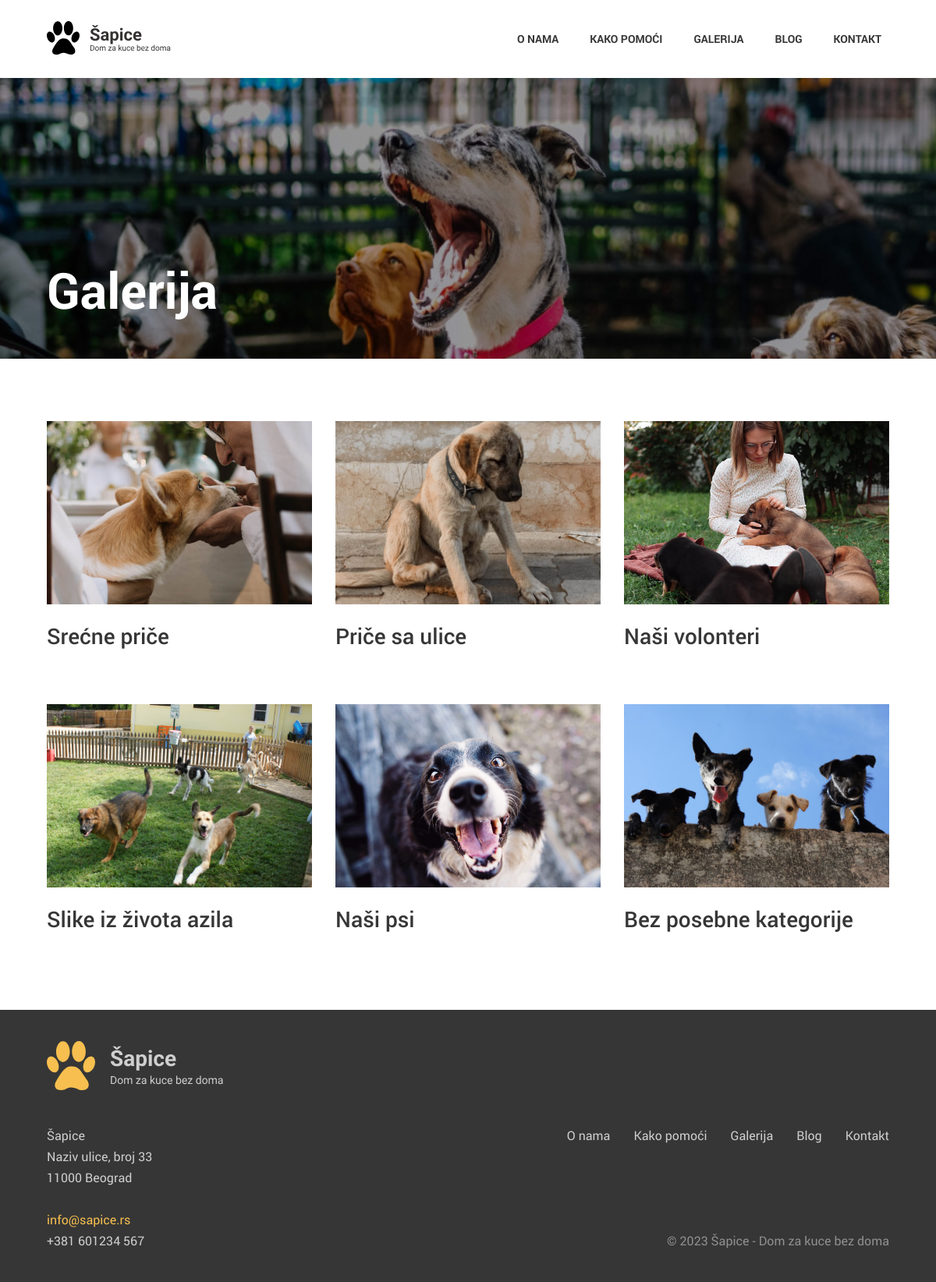
The page /Sapice_site/galerija-index.php on the database its author committed.
### tables this page shows
CREATE TABLE `img_categories` (
  `category_id` int(10) UNSIGNED NOT NULL,
  `name` varchar(50) NOT NULL,
  `img_src` varchar(255) DEFAULT NULL COMMENT 'naslovna slika kategorije',
  `status` int(11) NOT NULL DEFAULT 1 COMMENT '0-obrisan\r\n1-aktivan'
);

### Sapice_site/partials/header-connect.php (called while the page is built, shortened)
<?php
    require_once("../Sapice_admin/classes/class_base.php");
    $db=new Base();
    ?>

### Sapice_admin/classes/class_base.php (called while the page is built, shortened)
<?php
class Base{
    private $db;
    public function connect() {
        $this->db=mysqli_connect("localhost", "root", "", "sapice");
        return $this->db;
    }
    public function query($query) {
        return mysqli_query($this->db, $query);
    }
    public function fetch_object($result){
        return mysqli_fetch_object($result);
    }
}
?>

### Sapice_site/galerija-index.php (the view, shortened to what this page needs)
<?php
    require_once("partials/header-connect.php");
    require_once("partials/header.php");
    $query = "SELECT * FROM img_categories ORDER BY category_id DESC";
    $result=$db->query($query);
    $partial_url="../../Sapice_complete/Sapice_admin/";
    ?>
<section class="page-hero simple internal-bgr-1">
    <div class="wrapper">
        <hgroup>
            <h1>Galerija</h1>
        </hgroup>
    </div>
</section>
<section class="content-section">
    <div class="wrapper">
        <div class="content-columns">
        <?php
            while($row=$db->fetch_object($result)) {
                $category_id=$row->category_id;
                $img_src=$partial_url.$row->img_src;
                echo "<article>";
                    echo "<figure>";
                        echo "<a href='galerija-category.php?id={$category_id}'><img src='{$img_src}' alt='{$row->name}'</a>";
                    echo "</figure>";
                    echo "<h4><a href='galerija-category.php?id={$category_id}'>{$row->name}</a></h4>";
                echo "</article>";
            }
        ?>
        </div>
    </div>
</section>
<?php require_once ("partials/footer.php"); ?>

### Sapice_site/partials/header.php (shortened to what this page needs)
<!DOCTYPE html>
<html lang="en" dir="ltr">
<head>
    <link rel="stylesheet" href="assets/css/main.css" type="text/css"/>
    <link rel="stylesheet" href="assets/css/slick.css" type="text/css"/>
    <link rel="stylesheet" href="assets/css/fancybox.css" type="text/css"/>
</head>
<body>
    <header>
        <div class="wrapper">
            <a href="index.php">
                <img src="pictures/logo.svg" alt="Šapice" class="logo" />
            </a>
            <nav>
                <ul class="main-menu">
                    <li><a href="o-nama.php">O nama</a></li>
                    <li><a href="kako-pomoci.php">Kako pomoći</a>
                    </li>
                    <li><a href="galerija-index.php">Galerija</a></li>
                    <li><a href="blog.php">Blog</a></li>
                    <li><a href="kontakt.php">Kontakt</a></li>
                </ul>
            </nav>
        </div>
    </header>
    <div class="page-outer">

### Sapice_site/partials/footer.php (shortened to what this page needs)
	</div>
	<footer>
		<div class="wrapper">
			<div class="footer-top">
				<img src="pictures/logo-footer.svg" alt="Šapice" />
			</div>
			<div class="footer-bottom">
				<div class="col-left">
					<p><stong>Šapice</stong><br>
					Naziv ulice, broj 33<br>
					11000 Beograd</p>
					<p><a href="mailto:info@sapice.rs">info@sapice.rs</a><br>
					+381 601234 567</p>
				</div>
				<div class="col-right">
					<ul class="main-menu">
						<li><a href="o-nama.php">O nama</a></li>
						<li><a href="kako-pomoci.php">Kako pomoći</a></li>
						<li><a href="galerija.php">Galerija</a></li>
						<li><a href="blog.php">Blog</a></li>
						<li><a href="kontakt.php">Kontakt</a></li>
					</ul>
					<p>&copy; 2023  Šapice - Dom za kuce bez doma</p>
				</div>
			</div>
		</div>
	</footer>
</body>
</html>

### Sapice_site/assets/css/main.css (style rules this page uses)
html, body, div, span, applet, object, iframe, h1, h2, h3, h4, h5, h6, p, blockquote, pre, a, abbr, acronym, address, big, cite, code, del, dfn, em, img, ins, kbd, q, s, samp, small, strike, strong, sub, sup, tt, var, b, u, i, center, dl, dt, dd, ol, ul, li, fieldset, form, label, legend, table, caption, tbody, tfoot, thead, tr, th, td, article, aside, canvas, details, embed, figure, figcaption, footer, header, hgroup, menu, nav, output, ruby, section, summary, time, mark, audio, video { margin: 0; padding: 0; border: 0; font-size: 100%; font: inherit; vertical-align: baseline; }
article, aside, details, figcaption, figure, footer, header, hgroup, menu, nav, section { display: block; }
ol, ul { list-style: none; }
a { text-decoration: none; }
body, input, select, button, textarea { font-family: "Roboto", Arial, Helvetica, sans-serif; font-weight: 400; }
h1, h2, h3, h5, h6 { margin-bottom: 30px; line-height: 120%; font-weight: 800; color: #363636; }
h1 { font-size: 64px; }
h4 { margin-bottom: 20px; font-size: 28px; line-height: 120%; font-weight: 500; color: #363636; }
p, ol li, ul li { margin-bottom: 27px; font-size: 16px; line-height: 27px; color: #6C757D; }
p a:not(.button), ol li a:not(.button), ul li a:not(.button) { color: #F7BF4F; }
ol, ul { margin-bottom: 27px; padding-left: 30px; }
ol li, ul li { margin-bottom: 0; }
ul li { list-style-type: disc; }
html { overflow-x: hidden; -webkit-text-size-adjust: 100%; }
body { overflow-x: hidden; position: relative; background-color: white; -webkit-overflow-scrolling: touch; }
.wrapper { max-width: 1120px; margin: 0 auto; padding: 0 20px; box-sizing: border-box; }
.page-outer { padding-top: 100px; }
header { position: fixed; z-index: 100; width: 100%; padding: 20px 0; background-color: white; box-shadow: 0px 4px 4px rgba(0, 0, 0, 0.05); }
header .wrapper { display: flex; justify-content: space-between; align-items: center; }
header .wrapper nav .main-menu { display: flex; align-items: center; gap: 20px; margin: 0; }
header .wrapper nav .main-menu > li { position: relative; font-size: 14px; font-weight: 600; line-height: 20px; text-transform: uppercase; list-style-type: none; }
header .wrapper nav .main-menu > li > a { position: relative; display: block; padding: 20px 10px; color: #363636; }
footer { padding: 40px 0; background-color: #363636; }
footer p { margin-bottom: 27px; font-size: 16px; line-height: 27px; color: #CFCFCF; }
footer p:last-child { margin-bottom: 0; }
footer p a { color: #CFCFCF; }
footer .footer-top { margin-bottom: 40px; }
footer .footer-bottom { display: flex; justify-content: space-between; }
footer .footer-bottom ul { display: flex; gap: 30px; padding: 0; }
footer .footer-bottom ul li { font-size: 16px; line-height: 27px; list-style-type: none; }
footer .footer-bottom ul li a { color: #CFCFCF; }
footer .footer-bottom .col-right { display: flex; flex-direction: column; justify-content: space-between; align-items: flex-end; }
footer .footer-bottom .col-right p { color: #909090; }
.page-hero { background-position: 50% 50%; background-repeat: no-repeat; background-size: cover; }
.page-hero .wrapper hgroup { display: flex; flex-direction: column; justify-content: center; min-height: 420px; max-width: 600px; padding: 50px 0; }
.page-hero .wrapper hgroup h1 { color: white; }
.page-hero .wrapper hgroup h1:last-child { margin-bottom: 0; }
.page-hero.simple { position: relative; background-color: #363636; }
.page-hero.simple:after { content: ""; position: absolute; top: 0; left: 0; right: 0; bottom: 0; z-index: 1; background-color: rgba(0, 0, 0, 0.4); }
.page-hero.simple .wrapper { position: relative; z-index: 2; }
.page-hero.simple .wrapper hgroup { min-height: 260px; justify-content: flex-end; }
.page-hero.internal-bgr-1 { background-image: url(../../pictures/hero-img-1.jpg); }
.content-section { padding: 80px 0; }
.content-columns { display: grid; grid-template-columns: 1fr 1fr 1fr; grid-column-gap: 30px; grid-row-gap: 50px; }
.content-columns article figure { margin-bottom: 20px; }
.content-columns article figure img { height: 235px; width: 100%; object-fit: cover; }
.content-columns article h4 a, .content-columns article h5 a { color: #363636; }

### rows shown on the page
img_categories: img_src (picture), name "Srećne priče"
img_categories: img_src (picture), name "Priče sa ulice"
img_categories: img_src (picture), name "Naši volonteri"
img_categories: img_src (picture), name "Slike iz života azila"
img_categories: img_src (picture), name "Naši psi"
img_categories: img_src (picture), name "Bez posebne kategorije"
